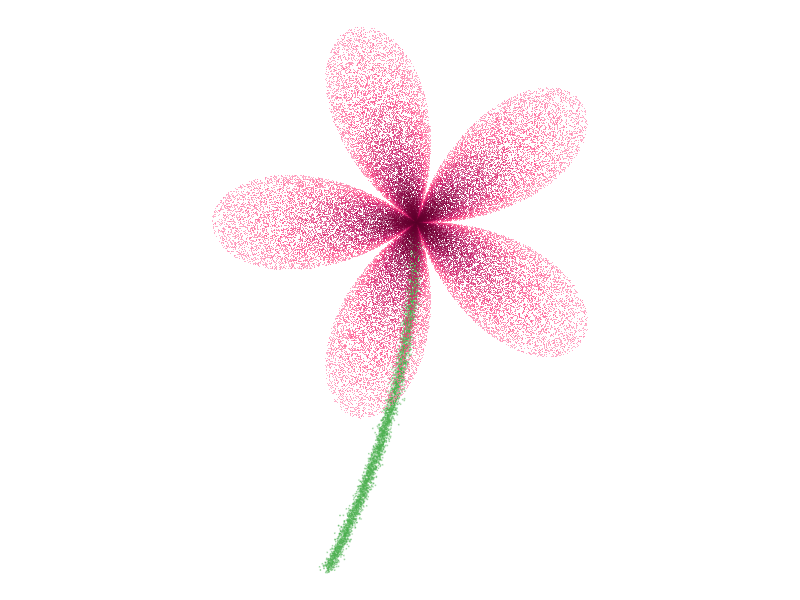

Write R code to recreate this figure.
# -------------------------------------------------------
# PROYECTO: Banana Plot #01 - El Hibisco (Corrección Tallo + Flor)
# AUTOR: Dylan Díaz (@banana.plot)
# -------------------------------------------------------

library(ggplot2)
library(dplyr)

# 1. PARÁMETROS
n_puntos_flor <- 100000
n_puntos_tallo <- 5000 # Menos puntos para el tallo, para que sea sutil
set.seed(123)

# 2. DATOS DE LA FLOR (Hibisco de 5 pétalos)
flor_datos <- tibble(
  theta = runif(n_puntos_flor, 0, 2 * pi),
  r_intento = runif(n_puntos_flor, 0, 1)
) %>%
  mutate(
    # La fórmula de los 5 pétalos
    limite_petalo = abs(sin(2.5 * theta)) * 0.9 + 0.1
  ) %>%
  filter(r_intento <= limite_petalo) %>%
  mutate(
    # Movemos la flor un poco hacia arriba (y + 0.2) para que quede sobre el tallo
    x = r_intento * cos(theta),
    y = r_intento * sin(theta) + 0.2, 
    dist_centro = r_intento / limite_petalo
  )

# 3. DATOS DEL TALLO (Curva Cuadrática)
tallo_datos <- tibble(
  y = seq(-1.5, 0.2, length.out = n_puntos_tallo),
  # Curva suave hacia la izquierda
  x_base = -0.15 * (y - 0.2)^2, 
  # Ruido para efecto puntillista
  x = x_base + rnorm(n_puntos_tallo, sd = 0.015), 
  y_final = y + rnorm(n_puntos_tallo, sd = 0.01)
)

# 4. EL PLOT (A prueba de fallos)
ggplot() +
  
  # CAPA 1: EL TALLO
  # Lo pintamos de un color verde fijo y transparente
  geom_point(data = tallo_datos, aes(x = x, y = y_final), 
             color = "#4CAF50", size = 0.05, alpha = 0.3) +
  
  # CAPA 2: LA FLOR
  # Aquí sí usamos aes(color=...) para el gradiente rosa
  geom_point(data = flor_datos, aes(x = x, y = y, color = dist_centro), 
             size = 0.05, alpha = 0.6, shape = 16) +
  
  # ESCALA DE COLOR (Solo afecta a la flor)
  scale_color_gradientn(colours = c("#560027", "#C51162", "#FF4081", "#FF80AB")) +
  
  # ESTÉTICA FINAL
  coord_fixed() +
  theme_void() +
  theme(
    legend.position = "none",
    plot.background = element_rect(fill = "white", color = NA), # Fondo casi negro
    plot.margin = margin(0, 0, 0, 0, "cm")
  )

# ggsave("hibisco_final.png", width = 8, height = 8, dpi = 300)
